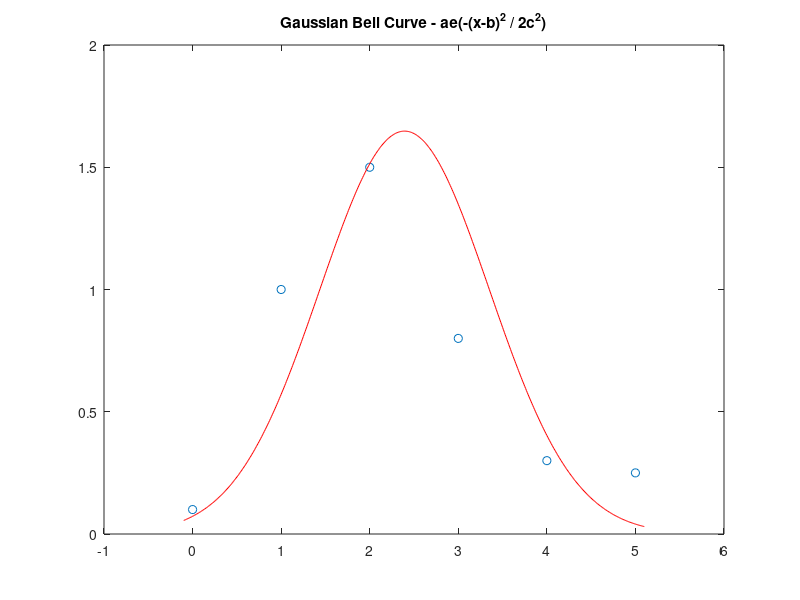

This figure's MATLAB source:
% HW 5 Problems 3
% non-linear least squares using a gaussian curve model ae(-(x - b)^2 /
% 2xc^2)

x = [0   1   2   3   4   5   ];
y = [0.1 1   1.5 0.8 0.3 0.25];

S = @(R) sum(R(1) * exp(-1 * (x - R(2)).^2 / (2 * R(3)^2)) - y).^2;
initguess = [1.5 2 1]; % initial guess
u = fminsearch(S, initguess); % finds the parameters that minimize S

xx = -0.1:0.01:5.1;
yy = u(1) * exp(-(xx - u(2)).^2 / (2 * u(3).^2));

for k=1:length(u)
   fprintf('Parameter %d: %f\n', k, u(k));
end
plot(x, y, 'o', xx, yy, 'r-'),title('Gaussian Bell Curve - ae(-(x-b)^2 / 2c^2)')
